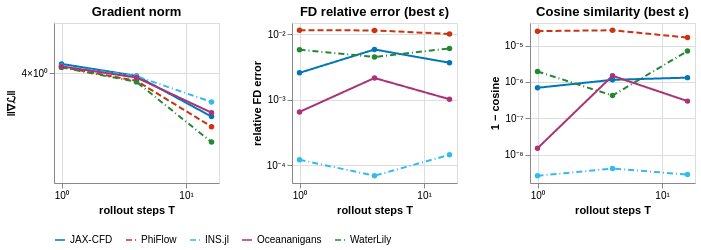

Vega-Lite specification stored for this chart:
### Vega-Lite specification from a JSON file in a GitHub repository (floating-point values rounded to 4 significant figures)
{"config": {"view": {"continuousWidth": 300, "continuousHeight": 300}}, "hconcat": [{"layer": [{"layer": [{"mark": {"type": "line", "strokeWidth": 2}, "encoding": {"color": {"field": "solver", "legend": {"columns": 6, "direction": "horizontal", "orient": "bottom", "title": null}, "scale": {"domain": ["JAX-CFD", "PhiFlow", "INS.jl", "Oceananigans", "WaterLily"], "range": ["#0077BB", "#CC3311", "#33BBEE", "#AA3377", "#228833"]}, "sort": ["JAX-CFD", "PhiFlow", "INS.jl", "Oceananigans", "WaterLily"], "type": "nominal"}, "opacity": {"condition": {"param": "param_a00d736934838374", "value": 1.0}, "value": 0.12}, "strokeDash": {"field": "solver", "legend": null, "scale": {"domain": ["JAX-CFD", "PhiFlow", "INS.jl", "Oceananigans", "WaterLily"], "range": [[1, 0], [6, 3], [6, 3, 1, 3], [1, 0], [6, 3, 1, 3]]}, "type": "nominal"}, "tooltip": [{"field": "solver", "type": "nominal"}, {"field": "T", "title": "T", "type": "quantitative"}, {"field": "gn", "format": ".4g", "title": "‖∇ℒ‖", "type": "quantitative"}], "x": {"axis": {"labelExpr": "datum.value == 1.0 ? '10⁰' : datum.value == 10.0 ? '10¹' : datum.value == 100.0 ? '10²' : datum.value == 1000.0 ? '10³' : datum.value == 10000.0 ? '10⁴' : datum.value == 100000.0 ? '10⁵' : ''", "title": "rollout steps T", "values": [1.0, 10.0, 100.0, 1000.0, 10000.0, 100000.0]}, "field": "x", "scale": {"domain": [0.8706, 18.38], "type": "log"}, "type": "quantitative"}, "y": {"axis": {"labelExpr": "datum.value == 4.0 ? '4×10⁰' : ''", "title": "‖∇ℒ‖", "values": [4.0]}, "field": "gn", "scale": {"domain": [3.645, 4.173], "nice": false, "type": "log"}, "type": "quantitative"}}, "name": "view_c8571a1c04237ed0_0"}]}, {"mark": {"type": "point", "filled": true, "shape": "circle", "size": 30}, "encoding": {"color": {"field": "solver", "legend": null, "scale": {"domain": ["JAX-CFD", "PhiFlow", "INS.jl", "Oceananigans", "WaterLily"], "range": ["#0077BB", "#CC3311", "#33BBEE", "#AA3377", "#228833"]}, "sort": ["JAX-CFD", "PhiFlow", "INS.jl", "Oceananigans", "WaterLily"], "type": "nominal"}, "opacity": {"condition": {"param": "param_a00d736934838374", "value": 1.0}, "value": 0.12}, "tooltip": [{"field": "solver", "type": "nominal"}, {"field": "T", "title": "T", "type": "quantitative"}, {"field": "gn", "format": ".4g", "title": "‖∇ℒ‖", "type": "quantitative"}], "x": {"axis": {"labelExpr": "datum.value == 1.0 ? '10⁰' : datum.value == 10.0 ? '10¹' : datum.value == 100.0 ? '10²' : datum.value == 1000.0 ? '10³' : datum.value == 10000.0 ? '10⁴' : datum.value == 100000.0 ? '10⁵' : ''", "title": "rollout steps T", "values": [1.0, 10.0, 100.0, 1000.0, 10000.0, 100000.0]}, "field": "x", "scale": {"domain": [0.8706, 18.38], "type": "log"}, "type": "quantitative"}, "y": {"axis": {"labelExpr": "datum.value == 4.0 ? '4×10⁰' : ''", "title": "‖∇ℒ‖", "values": [4.0]}, "field": "gn", "scale": {"domain": [3.645, 4.173], "nice": false, "type": "log"}, "type": "quantitative"}}}], "height": 160, "title": "Gradient norm", "width": 165}, {"layer": [{"layer": [{"mark": {"type": "line", "strokeWidth": 2}, "encoding": {"color": {"field": "solver", "legend": {"columns": 6, "direction": "horizontal", "orient": "bottom", "title": null}, "scale": {"domain": ["JAX-CFD", "PhiFlow", "INS.jl", "Oceananigans", "WaterLily"], "range": ["#0077BB", "#CC3311", "#33BBEE", "#AA3377", "#228833"]}, "sort": ["JAX-CFD", "PhiFlow", "INS.jl", "Oceananigans", "WaterLily"], "type": "nominal"}, "opacity": {"condition": {"param": "param_a00d736934838374", "value": 1.0}, "value": 0.12}, "strokeDash": {"field": "solver", "legend": null, "scale": {"domain": ["JAX-CFD", "PhiFlow", "INS.jl", "Oceananigans", "WaterLily"], "range": [[1, 0], [6, 3], [6, 3, 1, 3], [1, 0], [6, 3, 1, 3]]}, "type": "nominal"}, "tooltip": [{"field": "solver", "type": "nominal"}, {"field": "T", "title": "T", "type": "quantitative"}, {"field": "err", "format": ".3e", "title": "rel. FD error", "type": "quantitative"}, {"field": "err_eps", "format": ".0e", "title": "best ε", "type": "quantitative"}], "x": {"axis": {"labelExpr": "datum.value == 1.0 ? '10⁰' : datum.value == 10.0 ? '10¹' : datum.value == 100.0 ? '10²' : datum.value == 1000.0 ? '10³' : datum.value == 10000.0 ? '10⁴' : datum.value == 100000.0 ? '10⁵' : ''", "title": "rollout steps T", "values": [1.0, 10.0, 100.0, 1000.0, 10000.0, 100000.0]}, "field": "x", "scale": {"domain": [0.8706, 18.38], "type": "log"}, "type": "quantitative"}, "y": {"axis": {"labelExpr": "datum.value == 1e-06 ? '10⁻⁶' : datum.value == 1e-05 ? '10⁻⁵' : datum.value == 0.0001 ? '10⁻⁴' : datum.value == 0.001 ? '10⁻³' : datum.value == 0.01 ? '10⁻²' : datum.value == 0.1 ? '10⁻¹' : datum.value == 1.0 ? '10⁰' : ''", "title": "relative FD error", "values": [1e-06, 1e-05, 0.0001, 0.001, 0.01, 0.1, 1.0]}, "field": "err", "scale": {"domain": [5.318e-05, 0.01497], "nice": false, "type": "log"}, "type": "quantitative"}}}]}, {"mark": {"type": "point", "filled": true, "shape": "circle", "size": 30}, "encoding": {"color": {"field": "solver", "legend": null, "scale": {"domain": ["JAX-CFD", "PhiFlow", "INS.jl", "Oceananigans", "WaterLily"], "range": ["#0077BB", "#CC3311", "#33BBEE", "#AA3377", "#228833"]}, "sort": ["JAX-CFD", "PhiFlow", "INS.jl", "Oceananigans", "WaterLily"], "type": "nominal"}, "opacity": {"condition": {"param": "param_a00d736934838374", "value": 1.0}, "value": 0.12}, "tooltip": [{"field": "solver", "type": "nominal"}, {"field": "T", "title": "T", "type": "quantitative"}, {"field": "err", "format": ".3e", "title": "rel. FD error", "type": "quantitative"}, {"field": "err_eps", "format": ".0e", "title": "best ε", "type": "quantitative"}], "x": {"axis": {"labelExpr": "datum.value == 1.0 ? '10⁰' : datum.value == 10.0 ? '10¹' : datum.value == 100.0 ? '10²' : datum.value == 1000.0 ? '10³' : datum.value == 10000.0 ? '10⁴' : datum.value == 100000.0 ? '10⁵' : ''", "title": "rollout steps T", "values": [1.0, 10.0, 100.0, 1000.0, 10000.0, 100000.0]}, "field": "x", "scale": {"domain": [0.8706, 18.38], "type": "log"}, "type": "quantitative"}, "y": {"axis": {"labelExpr": "datum.value == 1e-06 ? '10⁻⁶' : datum.value == 1e-05 ? '10⁻⁵' : datum.value == 0.0001 ? '10⁻⁴' : datum.value == 0.001 ? '10⁻³' : datum.value == 0.01 ? '10⁻²' : datum.value == 0.1 ? '10⁻¹' : datum.value == 1.0 ? '10⁰' : ''", "title": "relative FD error", "values": [1e-06, 1e-05, 0.0001, 0.001, 0.01, 0.1, 1.0]}, "field": "err", "scale": {"domain": [5.318e-05, 0.01497], "nice": false, "type": "log"}, "type": "quantitative"}}}], "height": 160, "title": "FD relative error (best ε)", "width": 165}, {"layer": [{"layer": [{"mark": {"type": "line", "strokeWidth": 2}, "encoding": {"color": {"field": "solver", "legend": {"columns": 6, "direction": "horizontal", "orient": "bottom", "title": null}, "scale": {"domain": ["JAX-CFD", "PhiFlow", "INS.jl", "Oceananigans", "WaterLily"], "range": ["#0077BB", "#CC3311", "#33BBEE", "#AA3377", "#228833"]}, "sort": ["JAX-CFD", "PhiFlow", "INS.jl", "Oceananigans", "WaterLily"], "type": "nominal"}, "opacity": {"condition": {"param": "param_a00d736934838374", "value": 1.0}, "value": 0.12}, "strokeDash": {"field": "solver", "legend": null, "scale": {"domain": ["JAX-CFD", "PhiFlow", "INS.jl", "Oceananigans", "WaterLily"], "range": [[1, 0], [6, 3], [6, 3, 1, 3], [1, 0], [6, 3, 1, 3]]}, "type": "nominal"}, "tooltip": [{"field": "solver", "type": "nominal"}, {"field": "T", "title": "T", "type": "quantitative"}, {"field": "cos", "format": ".3e", "title": "1 − cosine", "type": "quantitative"}, {"field": "cos_eps", "format": ".0e", "title": "best ε", "type": "quantitative"}], "x": {"axis": {"labelExpr": "datum.value == 1.0 ? '10⁰' : datum.value == 10.0 ? '10¹' : datum.value == 100.0 ? '10²' : datum.value == 1000.0 ? '10³' : datum.value == 10000.0 ? '10⁴' : datum.value == 100000.0 ? '10⁵' : ''", "title": "rollout steps T", "values": [1.0, 10.0, 100.0, 1000.0, 10000.0, 100000.0]}, "field": "x", "scale": {"domain": [0.8706, 18.38], "type": "log"}, "type": "quantitative"}, "y": {"axis": {"labelExpr": "datum.value == 1e-10 ? '10⁻¹⁰' : datum.value == 1e-09 ? '10⁻⁹' : datum.value == 1e-08 ? '10⁻⁸' : datum.value == 1e-07 ? '10⁻⁷' : datum.value == 1e-06 ? '10⁻⁶' : datum.value == 1e-05 ? '10⁻⁵' : datum.value == 0.0001 ? '10⁻⁴' : datum.value == 0.001 ? '10⁻³' : ''", "title": "1 − cosine", "values": [1e-10, 1e-09, 1e-08, 1e-07, 1e-06, 1e-05, 0.0001, 0.001]}, "field": "cos", "scale": {"domain": [1.648e-09, 4.209e-05], "nice": false, "type": "log"}, "type": "quantitative"}}}]}, {"mark": {"type": "point", "filled": true, "shape": "circle", "size": 30}, "encoding": {"color": {"field": "solver", "legend": null, "scale": {"domain": ["JAX-CFD", "PhiFlow", "INS.jl", "Oceananigans", "WaterLily"], "range": ["#0077BB", "#CC3311", "#33BBEE", "#AA3377", "#228833"]}, "sort": ["JAX-CFD", "PhiFlow", "INS.jl", "Oceananigans", "WaterLily"], "type": "nominal"}, "opacity": {"condition": {"param": "param_a00d736934838374", "value": 1.0}, "value": 0.12}, "tooltip": [{"field": "solver", "type": "nominal"}, {"field": "T", "title": "T", "type": "quantitative"}, {"field": "cos", "format": ".3e", "title": "1 − cosine", "type": "quantitative"}, {"field": "cos_eps", "format": ".0e", "title": "best ε", "type": "quantitative"}], "x": {"axis": {"labelExpr": "datum.value == 1.0 ? '10⁰' : datum.value == 10.0 ? '10¹' : datum.value == 100.0 ? '10²' : datum.value == 1000.0 ? '10³' : datum.value == 10000.0 ? '10⁴' : datum.value == 100000.0 ? '10⁵' : ''", "title": "rollout steps T", "values": [1.0, 10.0, 100.0, 1000.0, 10000.0, 100000.0]}, "field": "x", "scale": {"domain": [0.8706, 18.38], "type": "log"}, "type": "quantitative"}, "y": {"axis": {"labelExpr": "datum.value == 1e-10 ? '10⁻¹⁰' : datum.value == 1e-09 ? '10⁻⁹' : datum.value == 1e-08 ? '10⁻⁸' : datum.value == 1e-07 ? '10⁻⁷' : datum.value == 1e-06 ? '10⁻⁶' : datum.value == 1e-05 ? '10⁻⁵' : datum.value == 0.0001 ? '10⁻⁴' : datum.value == 0.001 ? '10⁻³' : ''", "title": "1 − cosine", "values": [1e-10, 1e-09, 1e-08, 1e-07, 1e-06, 1e-05, 0.0001, 0.001]}, "field": "cos", "scale": {"domain": [1.648e-09, 4.209e-05], "nice": false, "type": "log"}, "type": "quantitative"}}}], "height": 160, "title": "Cosine similarity (best ε)", "width": 165}], "data": {"name": "data-ef9d678ffa99e4bf99759bcb0bf5f58f"}, "params": [{"name": "param_a00d736934838374", "select": {"type": "point", "fields": ["solver"]}, "bind": "legend", "views": ["view_c8571a1c04237ed0_0"]}, {"name": "param_db82be42624d4632", "select": {"type": "interval", "encodings": ["x"]}, "bind": "scales", "views": ["view_c8571a1c04237ed0_0"]}], "resolve": {"scale": {"x": "shared"}}, "spacing": 30, "$schema": "https://vega.github.io/schema/vega-lite/v6.4.1.json", "datasets": {"data-ef9d678ffa99e4bf99759bcb0bf5f58f": [{"solver": "PhiFlow", "x": 1, "T": 1, "gn": 4.021, "err": 0.01158, "err_eps": 0.01, "cos": 2.511e-05, "cos_eps": 0.01}, {"solver": "PhiFlow", "x": 4, "T": 4, "gn": 3.974, "err": 0.01153, "err_eps": 0.01, "cos": 2.654e-05, "cos_eps": 0.01}, {"solver": "PhiFlow", "x": 16, "T": 16, "gn": 3.823, "err": 0.01018, "err_eps": 0.01, "cos": 1.666e-05, "cos_eps": 0.01}, {"solver": "JAX-CFD", "x": 1, "T": 1, "gn": 4.031, "err": 0.002582, "err_eps": 0.01, "cos": 6.913e-07, "cos_eps": 0.01}, {"solver": "JAX-CFD", "x": 4, "T": 4, "gn": 3.991, "err": 0.005886, "err_eps": 0.1, "cos": 1.145e-06, "cos_eps": 0.1}, {"solver": "JAX-CFD", "x": 16, "T": 16, "gn": 3.856, "err": 0.00369, "err_eps": 0.01, "cos": 1.317e-06, "cos_eps": 0.01}, {"solver": "INS.jl", "x": 1, "T": 1, "gn": 4.024, "err": 0.0001207, "err_eps": 0.1, "cos": 2.615e-09, "cos_eps": 0.1}, {"solver": "INS.jl", "x": 4, "T": 4, "gn": 3.99, "err": 6.872e-05, "err_eps": 0.1, "cos": 4.12e-09, "cos_eps": 0.1}, {"solver": "INS.jl", "x": 16, "T": 16, "gn": 3.904, "err": 0.0001435, "err_eps": 0.1, "cos": 2.813e-09, "cos_eps": 0.1}, {"solver": "WaterLily", "x": 1, "T": 1, "gn": 4.019, "err": 0.005834, "err_eps": 0.1, "cos": 1.944e-06, "cos_eps": 0.1}, {"solver": "WaterLily", "x": 4, "T": 4, "gn": 3.97, "err": 0.004522, "err_eps": 0.01, "cos": 4.234e-07, "cos_eps": 0.01}, {"solver": "WaterLily", "x": 16, "T": 16, "gn": 3.774, "err": 0.006109, "err_eps": 0.01, "cos": 7.129e-06, "cos_eps": 0.01}, {"solver": "Oceananigans", "x": 1, "T": 1, "gn": 4.023, "err": 0.0006521, "err_eps": 0.1, "cos": 1.489e-08, "cos_eps": 0.1}, {"solver": "Oceananigans", "x": 4, "T": 4, "gn": 3.985, "err": 0.002156, "err_eps": 0.01, "cos": 1.482e-06, "cos_eps": 0.01}, {"solver": "Oceananigans", "x": 16, "T": 16, "gn": 3.869, "err": 0.001019, "err_eps": 0.01, "cos": 2.968e-07, "cos_eps": 0.01}]}, "usermeta": {"renderer": "svg"}}
